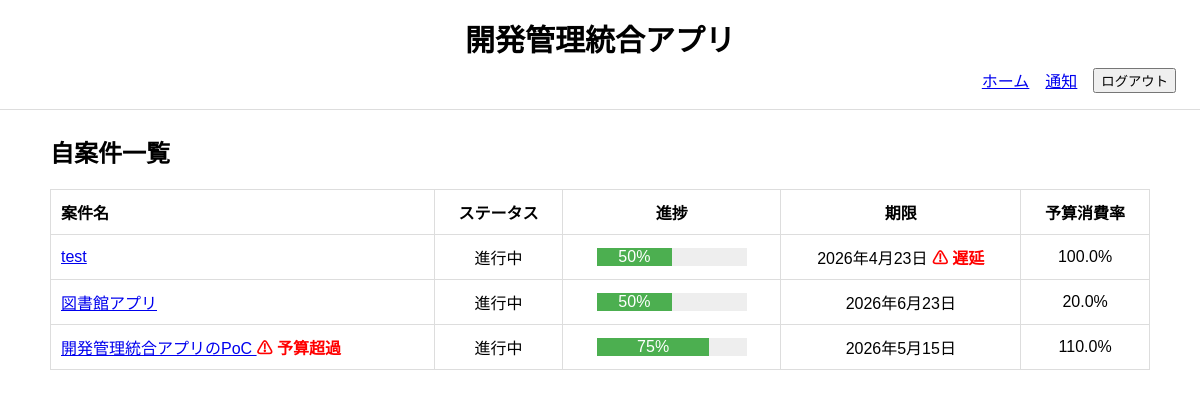
Page /projects/ (signed in) on the committed database.
### project_management_app/models.py (models this page shows, shortened)
class Project(models.Model):
    class Status(models.TextChoices):
        DRAFT = "draft", "下書き"
        PENDING_MANAGER = "pending_manager", "部門承認待ち"
        PENDING_HQ = "pending_hq", "本部承認待ち"
        APPROVED = "approved", "承認済"
        IN_PROGRESS = "in_progress", "進行中"
        COMPLETED = "completed", "完了"
        REJECTED = "rejected", "却下"
    name = models.CharField("案件名", max_length=200)
    description = models.TextField("目的・概要")
    applicant = models.ForeignKey(
        CustomUser,
        verbose_name="案件担当者",
        on_delete=models.SET_NULL,
        null=True,
        blank=True,
        related_name="applied_projects"
    )
    department = models.ForeignKey(
        Department,
        verbose_name="担当部門",
        on_delete=models.PROTECT,
        related_name="projects",
    )
    estimated_budget = models.DecimalField(
        "予算額", max_digits=12, decimal_places=0
        )
    is_budget_notified = models.BooleanField(default=False)
    progress_rate = models.PositiveIntegerField(
        "全体進捗率",
        default=0,
        validators=[MinValueValidator(0), MaxValueValidator(100)]
    )
    status = models.CharField(
        "ステータス",
        max_length=30,
        choices=Status.choices,
        default=Status.DRAFT
    )
    submitted_at = models.DateField("申請日", null=True, blank=True)
    start_date = models.DateField("開始日", null=True, blank=True)
    due_date = models.DateField("期限", null=True, blank=True)
    approved_at = models.DateField("最終承認日", null=True, blank=True)
    completed_at = models.DateField("完了日", null=True, blank=True)
    created_at = models.DateTimeField("作成日時", auto_now_add=True)
    updated_at = models.DateTimeField("更新日時", auto_now=True)
    class Meta:
        verbose_name = "案件"
        verbose_name_plural = "案件"
        ordering = ["-created_at"]
    @property
    def total_actual_amount(self):
        return (
            self.budget_records.aggregate(
                total=Sum("amount")
            )["total"] or 0
        )
    @property
    def consumption_rate(self):
        if not self.estimated_budget:
            return 0
        return round(
            (self.total_actual_amount / self.estimated_budget) * 100, 1
        )
    @property
    def is_delayed(self):
        return bool(
            self.due_date
            and self.due_date < timezone.now().date()
            and self.status != self.Status.COMPLETED
        )
    @property
    def is_over_budget(self):
        return self.total_actual_amount > self.estimated_budget

### project_management_app/views.py (the view)
# urls.py: path("projects/", MyProjectListView.as_view(), name="my_projects"),
class MyProjectListView(LoginRequiredMixin, ListView):
    model = Project
    template_name = "project_management_app/my_projects.html"
    context_object_name = "projects"
    def get_queryset(self):
        return (
            Project.objects.filter(
                applicant=self.request.user
            )
            .select_related("department")
            .order_by("-created_at")
        )

### project_management_app/context_processors.py (called while the page is built)
def notification_count(request):
    if request.user.is_authenticated:
        count = Notification.objects.filter(
            recipient=request.user,
            is_read=False
        ).count()
    else:
        count = 0
    return {
        "unread_notification_count": count
    }

def pending_approval_count(request):
    if request.user.is_authenticated:
        if request.user.role == "manager":
            count = Project.objects.filter(
                department=request.user.department,
                status=Project.Status.PENDING_MANAGER
            ).count()
        elif request.user.role == "hq":
            count = Project.objects.filter(
                status=Project.Status.PENDING_HQ
            ).count()
        else:
            count = 0
    else:
        count = 0
    return {
        "pending_approval_count": count
    }

### project_management_app/templates/project_management_app/my_projects.html (shortened to what this page needs)
{% extends "project_management_app/base.html" %}
{% block content %}
<h2>自案件一覧</h2>
<table>
    <tr>
        <th>案件名</th>
        <th>ステータス</th>
        <th>進捗</th>
        <th>期限</th>
        <th>予算消費率</th>
    </tr>
    {% for project in projects %}
    <tr>
        <td>
            <a href="{% url 'project_detail' project.pk %}">
                {{ project.name }}
            </a>
            {% if project.is_over_budget %}
                <span style="color: red;"><strong>⚠ 予算超過</strong></span>
            {% endif %}
        </td>
        <td>{{ project.get_status_display }}</td>
        <td style="text-align:center;">
            <div style="background:#eee; width:150px; display:inline-block;">
                <div style="
                    background:#4caf50;
                    width:{{ project.progress_rate }}%;
                    text-align:center;
                    color:white;
                ">
                    {{ project.progress_rate }}%
                </div>
            </div>
        </td>
        <td>
            {{ project.due_date }}
            {% if project.is_delayed %}
                <span style="color: red;"><strong>⚠ 遅延</strong></span>
            {% endif %}
        </td>
        <td>{{ project.consumption_rate }}%</td>
    </tr>
    {% endfor %}
</table>
{% endblock %}

### project_management_app/static/project_management_app/base.css (style rules this page uses)
body { font-family: sans-serif; margin: 0; }
table { width: 100%; border-collapse: collapse; }
th, td { text-align: center; vertical-align: middle; padding: 10px; border: 1px solid #ddd; }
th:first-child, td:first-child { text-align: left; }

### rows in the picture
Project: name "test", status "進行中", progress_rate "50", due_date "2026年4月23日", shows "⚠ 遅延", consumption_rate "100.0"
Project: name "図書館アプリ", status "進行中", progress_rate "50", due_date "2026年6月23日", consumption_rate "20.0"
Project: name "開発管理統合アプリのPoC", shows "⚠ 予算超過", status "進行中", progress_rate "75", due_date "2026年5月15日", consumption_rate "110.0"
